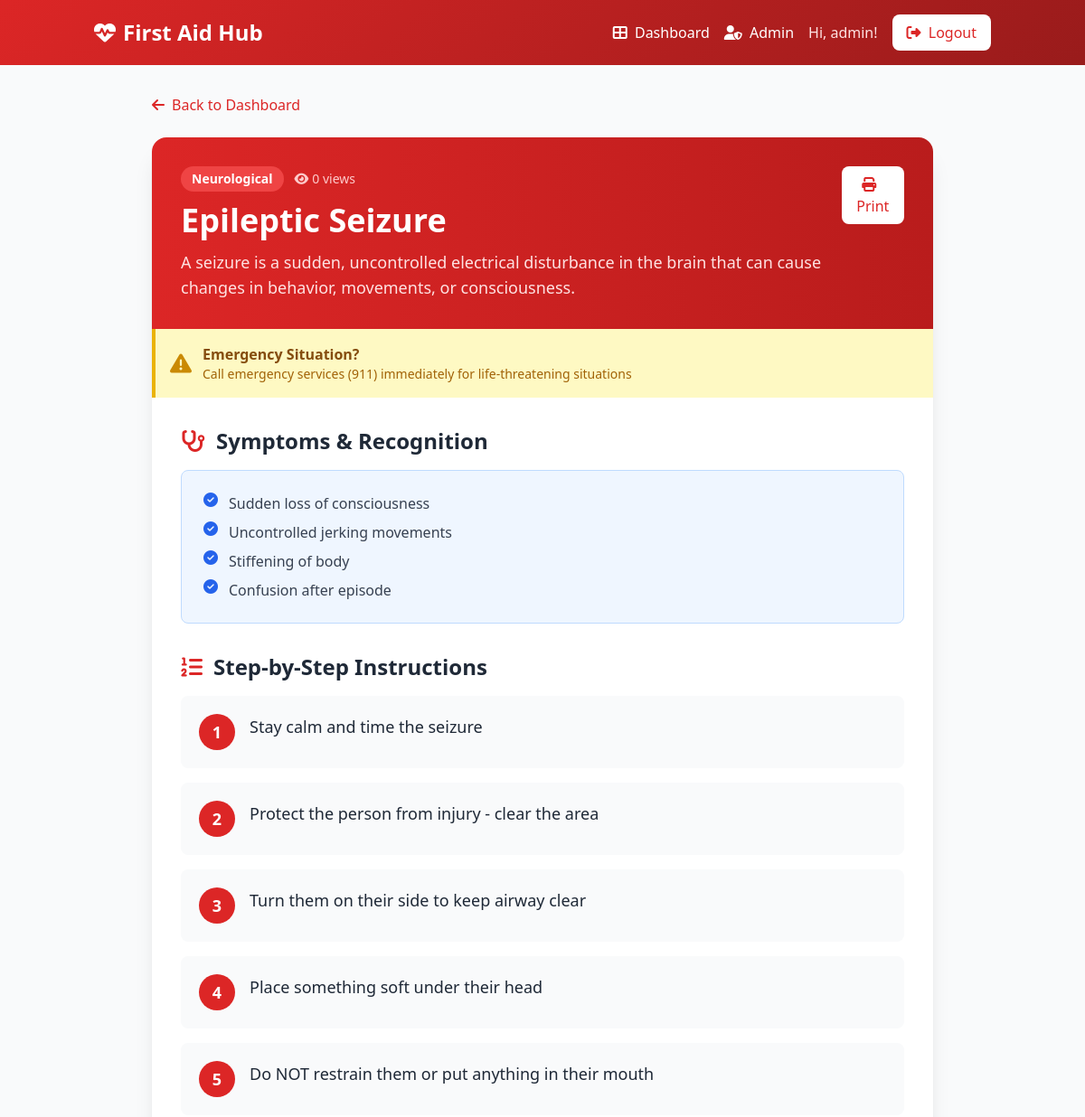
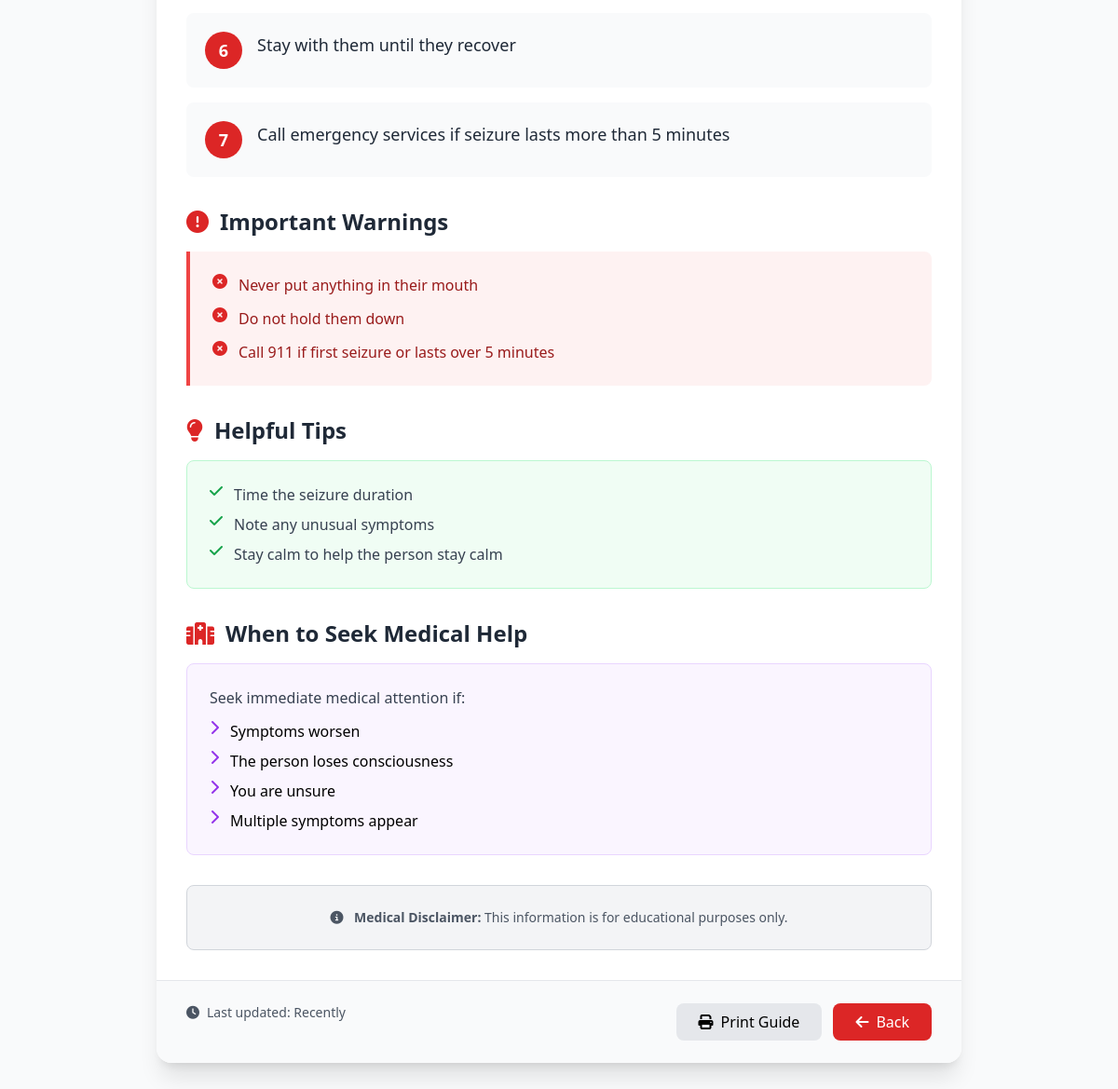
/guide/1 (signed in), run on the app's committed database (2 pictures, top to bottom).
### app.py (models this page shows)
class EmergencyGuide(db.Model):
    id = db.Column(db.Integer, primary_key=True)
    title = db.Column(db.String(200), nullable=False)
    category = db.Column(db.String(100), nullable=False)
    description = db.Column(db.Text, nullable=False)
    steps = db.Column(JSONEncodedList, nullable=False)
    symptoms = db.Column(JSONEncodedList)
    warnings = db.Column(JSONEncodedList)
    tips = db.Column(JSONEncodedList)
    created_at = db.Column(db.DateTime, default=datetime.utcnow)
    views = db.Column(db.Integer, default=0)

### app.py (the view)
@app.route("/guide/<int:guide_id>")
@login_required
def view_guide(guide_id):
    guide = EmergencyGuide.query.get_or_404(guide_id)
    guide.views = (guide.views or 0) + 1
    db.session.commit()
    steps = safe_load_list(guide.steps)
    symptoms = safe_load_list(guide.symptoms)
    warnings = safe_load_list(guide.warnings)
    tips = safe_load_list(guide.tips)
    log_activity(session["user_id"], "view_guide", f"Viewed: {guide.title}")
    return render_template(
        "guide.html",
        guide=guide,
        steps=steps,
        symptoms=symptoms,
        warnings=warnings,
        tips=tips,
    )

### app.py (called while the page is built, shortened)
def safe_load_list(json_text):
    if not json_text:
        return []
    if isinstance(json_text, list):
        return json_text

def log_activity(user_id, action, details=None):
    try:
        activity = Activity(user_id=user_id, action=action, details=details)
        db.session.add(activity)
        db.session.commit()
    except Exception:
        db.session.rollback()

def login_required(f):
    @wraps(f)
    def decorated(*args, **kwargs):
        if "user_id" not in session:
            flash("Please login.", "warning")
            return redirect(url_for("login"))
        return f(*args, **kwargs)
    return decorated

    def process_result_value(self, value, dialect):
        if not value:
            return []
        try:
            parsed = json.loads(value)
            if isinstance(parsed, list):
                return parsed
            return [parsed]
        except Exception:
            return [value]

### templates/guide.html (shortened to what this page needs)
{% extends "base.html" %}
{% block content %}
<div class="min-h-screen bg-gray-50 py-8">
    <div class="container mx-auto px-4 max-w-4xl">
        <div class="mb-6">
            <a href="{{ url_for('dashboard') }}" class="text-red-600 hover:text-red-800 transition inline-flex items-center">
                <i class="fas fa-arrow-left mr-2"></i>Back to Dashboard
            </a>
        </div>
        <div class="bg-white rounded-2xl shadow-xl overflow-hidden animate-fade-in">
            <div class="bg-gradient-to-r from-red-600 to-red-700 text-white p-8">
                <div class="flex items-start justify-between">
                    <div>
                        <div class="flex items-center mb-3">
                            <span class="bg-red-500 px-3 py-1 rounded-full text-sm font-semibold mr-3">
                                {{ guide.category }}
                            </span>
                            <span class="text-red-200 text-sm">
                                <i class="fas fa-eye mr-1"></i>{{ guide.views }} views
                            </span>
                        </div>
                        <h1 class="text-4xl font-bold mb-3">{{ guide.title }}</h1>
                        <p class="text-red-100 text-lg">{{ guide.description }}</p>
                    </div>
                    <button onclick="window.print()"
                        class="bg-white text-red-600 px-4 py-2 rounded-lg hover:bg-red-50 transition ml-4">
                        <i class="fas fa-print mr-2"></i>Print
                    </button>
                </div>
            </div>
            <div class="bg-yellow-100 border-l-4 border-yellow-500 p-4">
                <div class="flex items-center">
                    <i class="fas fa-exclamation-triangle text-yellow-600 text-2xl mr-3"></i>
                    <div>
                        <p class="font-bold text-yellow-800">Emergency Situation?</p>
                        <p class="text-yellow-700 text-sm">Call emergency services (911) immediately for life-threatening situations</p>
                    </div>
                </div>
            </div>
            <div class="p-8">
                {% if symptoms %}
                <div class="mb-8">
                    <h2 class="text-2xl font-bold text-gray-800 mb-4 flex items-center">
                        <i class="fas fa-stethoscope text-red-600 mr-3"></i>Symptoms & Recognition
                    </h2>
                    <div class="bg-blue-50 border border-blue-200 rounded-lg p-6">
                        <ul class="space-y-2">
                            {% for s in symptoms %}
                            <li class="flex items-start">
                                <i class="fas fa-check-circle text-blue-600 mr-3"></i>
                                <span class="text-gray-700">{{ s }}</span>
                            </li>
                            {% endfor %}
                        </ul>
                    </div>
                </div>
                {% endif %}
                <div class="mb-8">
                    <h2 class="text-2xl font-bold text-gray-800 mb-4 flex items-center">
                        <i class="fas fa-list-ol text-red-600 mr-3"></i>Step-by-Step Instructions
                    </h2>
                    <div class="space-y-4">
                        {% for step in steps %}
                        <div class="flex items-start bg-gray-50 rounded-lg p-5 hover:bg-gray-100 transition">
                            <div class="w-10 h-10 bg-red-600 text-white rounded-full flex items-center justify-center font-bold text-lg mr-4">
                                {{ loop.index }}
                            </div>
                            <p class="text-gray-800 text-lg">{{ step }}</p>
                        </div>
                        {% endfor %}
                    </div>
                </div>
                {% if warnings %}
                <div class="mb-8">
                    <h2 class="text-2xl font-bold text-gray-800 mb-4 flex items-center">
                        <i class="fas fa-exclamation-circle text-red-600 mr-3"></i>Important Warnings
                    </h2>
                    <div class="bg-red-50 border-l-4 border-red-500 p-6 rounded-r-lg">
                        <ul class="space-y-3">
                            {% for w in warnings %}
                            <li class="flex items-start">
                                <i class="fas fa-times-circle text-red-600 mr-3"></i>
                                <span class="text-red-800 font-medium">{{ w }}</span>
                            </li>
                            {% endfor %}
                        </ul>
                    </div>
                </div>
                {% endif %}
                {% if tips %}
                <div class="mb-8">
                    <h2 class="text-2xl font-bold text-gray-800 mb-4 flex items-center">
                        <i class="fas fa-lightbulb text-red-600 mr-3"></i>Helpful Tips
                    </h2>
                    <div class="bg-green-50 border border-green-200 rounded-lg p-6">
                        <ul class="space-y-2">
                            {% for t in tips %}
                            <li class="flex items-start">
                                <i class="fas fa-check text-green-600 mr-3"></i>
                                <span class="text-gray-700">{{ t }}</span>
                            </li>
                            {% endfor %}
                        </ul>
                    </div>
                </div>
                {% endif %}
                <div class="mb-8">
                    <h2 class="text-2xl font-bold text-gray-800 mb-4 flex items-center">
                        <i class="fas fa-hospital text-red-600 mr-3"></i>When to Seek Medical Help
                    </h2>
                    <div class="bg-purple-50 border border-purple-200 rounded-lg p-6">
                        <p class="text-gray-700 mb-3">Seek immediate medical attention if:</p>
                        <ul class="space-y-2">
                            <li class="flex items-start"><i class="fas fa-chevron-right text-purple-600 mr-3"></i>Symptoms worsen</li>
                            <li class="flex items-start"><i class="fas fa-chevron-right text-purple-600 mr-3"></i>The person loses consciousness</li>
                            <li class="flex items-start"><i class="fas fa-chevron-right text-purple-600 mr-3"></i>You are unsure</li>
                            <li class="flex items-start"><i class="fas fa-chevron-right text-purple-600 mr-3"></i>Multiple symptoms appear</li>
                        </ul>
                    </div>
                </div>
                <div class="bg-gray-100 border border-gray-300 rounded-lg p-6">
                    <p class="text-sm text-gray-600 text-center">
                        <i class="fas fa-info-circle mr-2"></i>
                        <strong>Medical Disclaimer:</strong> This information is for educational purposes only.
                    </p>
                </div>
            </div>
            <div class="bg-gray-50 px-8 py-6 border-t border-gray-200 flex flex-col sm:flex-row justify-between">
                <div class="text-gray-600 text-sm">
                    <i class="fas fa-clock mr-2"></i>Last updated: {{ guide.updated_at or "Recently" }}
                </div>
                <div class="flex gap-3 mt-4 sm:mt-0">
                    <button onclick="window.print()" class="bg-gray-200 px-6 py-2 rounded-lg hover:bg-gray-300">
                        <i class="fas fa-print mr-2"></i>Print Guide
                    </button>
                    <a href="{{ url_for('dashboard') }}" class="bg-red-600 text-white px-6 py-2 rounded-lg hover:bg-red-700">
                        <i class="fas fa-arrow-left mr-2"></i>Back
                    </a>
                </div>
            </div>
        </div>
    </div>
</div>
{% endblock %}

### data on the page
EmergencyGuide: category "Neurological", views "0", title "Epileptic Seizure", description "A seizure is a sudden, uncontrolled electrical disturbance in the brain that can cause changes in behavior, movements, or consciousness."

### other printed values
{{ session.username }} "admin"
{{ s }} "Sudden loss of consciousness" "Uncontrolled jerking movements" "Stiffening of body" "Confusion after episode"
{{ step }} "Stay calm and time the seizure" "Protect the person from injury - clear the area" "Turn them on their side to keep airway clear" "Place something soft under their head" "Do NOT restrain them or put anything in their mouth" "Stay with them until they recover" "Call emergency services if seizure lasts more than 5 minutes"
{{ w }} "Never put anything in their mouth" "Do not hold them down" "Call 911 if first seizure or lasts over 5 minutes"
{{ t }} "Time the seizure duration" "Note any unusual symptoms" "Stay calm to help the person stay calm"
{{ guide.updated_at or "Recently" }} "Recently"
